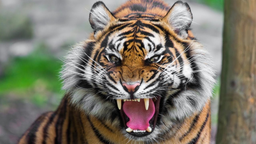
#> input picture tiger.png, 256 x 144 px, shrunk from 1280 x 720 before the run
$ jupyter execute --allow-errors image_compression.ipynb   (shell and % lines are left out)
#> lines starting #> are read from the running program, lines starting #| are printed output that depends on the picture; long printed decimals are rounded
# Image compression with Clustering
# Color quantization

It's a way to quantize colours into k non-uniform buckets

[cell 1]
from skimage import io
from sklearn.cluster import KMeans
import numpy as np

image = io.imread('tiger.png')
#> image is the input picture: shape (144, 256, 3); mean R, G, B 123.5, 118.9, 105.4
io.imshow(image)
io.show

print("Image shape: one position for each colour R G B", image.shape)
#| Image shape: one position for each colour R G B (144, 256, 3)

## Clustering the colors with k-means
### Codification / compression

It is a compression process. There are 256 \* 256 \* 256 different possible colors, that is, almost 17 million colors, that will be compressed to just 128 (or the number we want).

We run k-means with 128 clusters. Each cluster will represent a different colour.

The image will be coded with 128 colors or clusters. To label all the clusters we just need 7 bits (well ok, let us use a 8 bit word).

In order to paint the picture again we'll need to replace each class label with the cluster center (the average of the colors belonging to the cluster). So we'll store the picture as matrix of pixels where each pixel is a cluster (color) label. And we'll also need the codebook, that is, the RGB color represented by each cluster.

[cell 2]
rows = image.shape[0]
#> rows = 144
cols = image.shape[1]
#> cols = 256

image = image.reshape(image.shape[0]*image.shape[1],3)
kmeans = KMeans(n_clusters = 128, n_init=10, max_iter=200)
kmeans.fit(image)

clusters = np.asarray(kmeans.cluster_centers_,dtype=np.uint8)
labels = np.asarray(kmeans.labels_,dtype=np.uint8 )
labels = labels.reshape(rows,cols);

[cell 3]
np.save('codebook_tiger.npy',clusters)
io.imsave('compressed_tiger.png',labels);
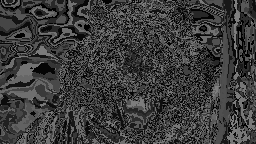
#> saved as compressed_tiger.png: shape (144, 256); min 0, max 127, mean 59.8

[cell 4]
clusters[0]

### Decodification / decompression

[cell 5]
centers = np.load('codebook_tiger.npy')

c_image = io.imread('compressed_tiger.png')
c_image = c_image.reshape(rows, cols)

d_image = centers[c_image]
d_image = d_image.reshape(rows, cols, 3)

[cell 6]
centers[0]

[cell 7]
d_image[0,0]
#> Out = [157, 160, 160]

[cell 8]
io.imsave('reconstructed_tiger.png',d_image);
io.imshow(d_image)
io.show()

[cell 9]
cluster_info = np.bincount(c_image.reshape(c_image.shape[0]*c_image.shape[1]))
#> cluster_info = 128 values, max 809 at index 40, min 42 at index 27, mean 288

[cell 10]
cluster_info
#> Out has the same summary as cluster_info

[cell 11]
print("min: ", np.amin(cluster_info), "max: ", np.amax(cluster_info), "mean: ", np.mean(cluster_info), "std: ", np.std(cluster_info))
#| min:  42 max:  809 mean:  288.0 std:  178.180

[cell 12]
unique, counts = np.unique(c_image.reshape(c_image.shape[0]*c_image.shape[1]), return_counts=True)
#> unique = 128 values from 0 to 127; counts has the same summary as cluster_info
cluster_info2 = dict(zip(unique, counts))
#> cluster_info2 = 128 items

[cell 13]
cluster_info2

[cell 14]
import matplotlib
import matplotlib.pyplot as plt

fig, ax = plt.subplots()
fig.set_size_inches(15,2)
for i in range (0,128):
    ax.scatter(i%60, i//60, s=cluster_info[i]/np.amax(cluster_info)*200, color="#%02x%02x%02x" % tuple(centers[i]))
plt.show()
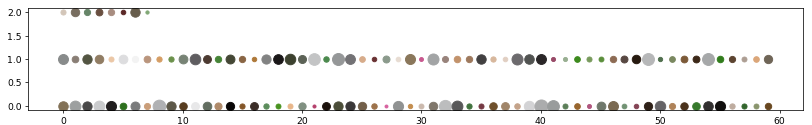
#> figure drawn by matplotlib, 1 panel

[cell 15]
"#{0:02x}{1:02x}{2:02x}".format(centers[0][0], centers[0][1],centers[0][2])

[cell 16]
'#%02x%02x%02x' % tuple(centers[0])

[cell 17]
tuple(centers[1])

[cell 18]
centers[8]

[cell 19]
centers[20]

[cell 20]
rows = image.shape[0]
#> rows = 36864
cols = image.shape[1]
#> cols = 3
from sklearn.cluster import KMeans

#> (the rest of this cell did not finish here and is left out)
